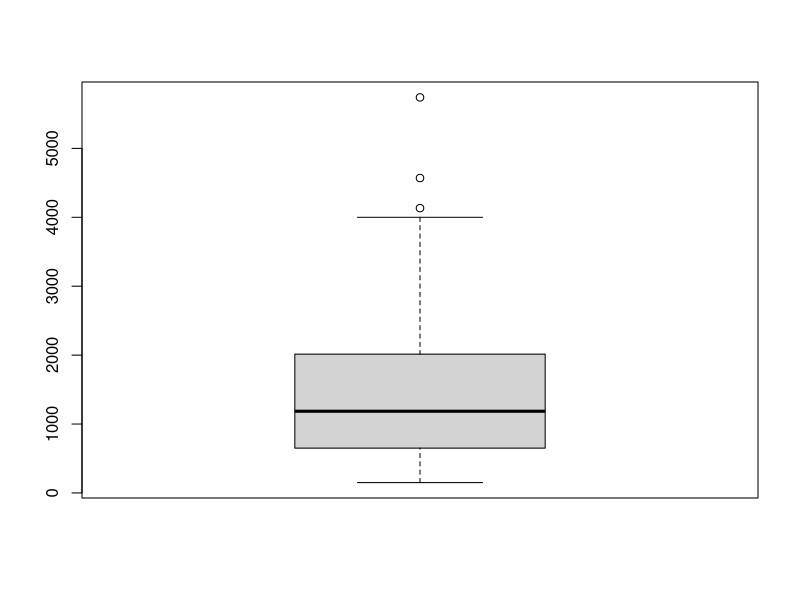
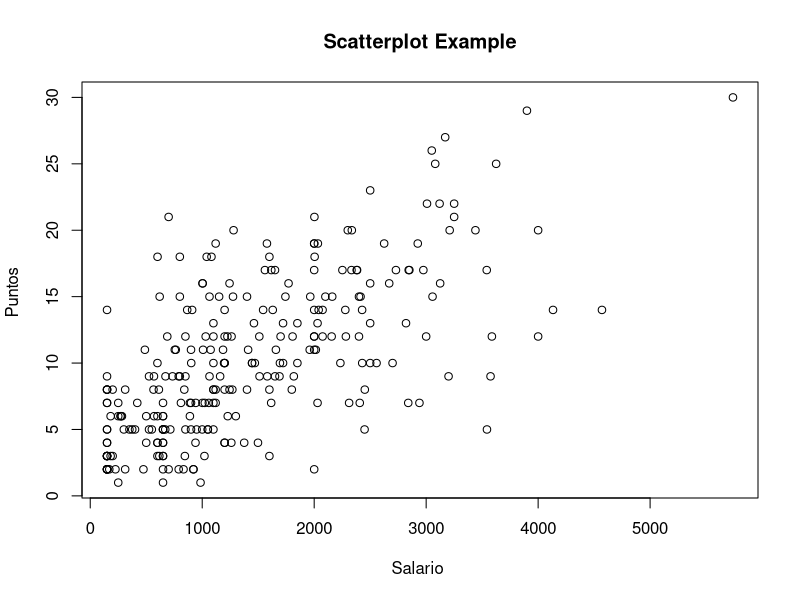

Here is the R script that generated these plots, in order:
## ---- chunk 1
knitr::opts_chunk$set(echo = TRUE)
## ---- chunk 2
X = read.csv("nbasal.csv", header = TRUE, encoding="UTF-8")
## ---- chunk 3
summary(X$wage)
str(X$wage)
## ---- chunk 4
boxplot(X$wage)
## ---- chunk 5
mean(X$wage)
sd(X$wage)
## ---- chunk 6
media <- mean(X$wage)
desviacion_standard <- sd(X$wage)
alpha <- 1 - 0.99
n <- length(X$wage)

error <- qnorm(1 - alpha /2) * desviacion_standard / sqrt(n)

extremo_izq <- media - error
extremo_der <- media + error

extremo_izq
extremo_der

## ---- chunk 7
alpha <- 1 - 0.99

error <- qt(( 1 - alpha / 2 ),df=n-1) * desviacion_standard/sqrt(n)

extremo_izq_t <- media - error
extremo_der_t <- media + error

extremo_izq_t
extremo_der_t
## ---- chunk 8
plot(X$wage, X$points, main="Scatterplot Example",
   xlab="Salario ", ylab="Puntos ") 
## ---- chunk 9
cor(X$wage, X$points)
## ---- chunk 10
cons_lm <- lm(wage ~ minutes + points, data=X)
sin_lm <- lm(wage ~ 0 + minutes + points, data=X)
## ---- chunk 11
cons_lm 
sin_lm
## ---- chunk 12
cons_lm 
sin_lm
## ---- chunk 13
predecir_X <- data.frame(points=c(20),minutes=c(2000))
predict(sin_lm,predecir_X)
## ---- chunk 14
summary(cons_lm)$r.squared
summary(sin_lm)$r.squared
## ---- chunk 15
summary(cons_lm)
summary(sin_lm)
